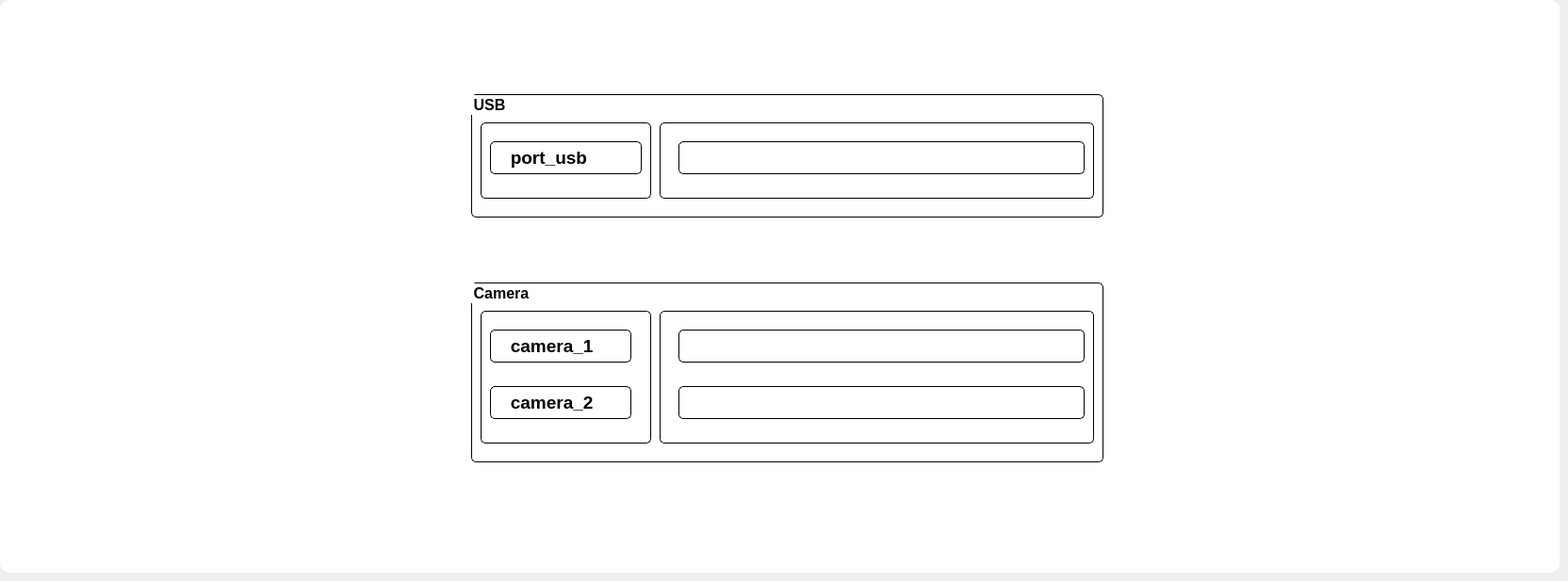
          <widget class="QWidget" name="tab_6">
           <property name="styleSheet">
            <string notr="true">border:none;</string>
           </property>
           <attribute name="icon">
            <iconset>
             <normaloff>D:/backup_robot_tieptan/letan_10062024/table_else.png</normaloff>D:/backup_robot_tieptan/letan_10062024/table_else.png</iconset>
           </attribute>
           <attribute name="title">
            <string>    ROBOT  </string>
           </attribute>
           <widget class="QFrame" name="frame_15">
            <property name="geometry">
             <rect>
              <x>0</x>
              <y>0</y>
              <width>1655</width>
              <height>608</height>
             </rect>
            </property>
            <property name="styleSheet">
             <string notr="true"> background-color: rgb(255,255,255);
 border-radius: 10px;</string>
            </property>
            <property name="frameShape">
             <enum>QFrame::StyledPanel</enum>
            </property>
            <property name="frameShadow">
             <enum>QFrame::Raised</enum>
            </property>
            <widget class="QGroupBox" name="groupBox_16">
             <property name="geometry">
              <rect>
               <x>500</x>
               <y>100</y>
               <width>671</width>
               <height>131</height>
              </rect>
             </property>
             <property name="font">
              <font>
               <pointsize>12</pointsize>
               <weight>75</weight>
               <bold>true</bold>
              </font>
             </property>
             <property name="styleSheet">
              <string notr="true">gridline-color: rgb(0, 0, 0);
selection-color: rgb(85, 170, 255);
border: 1px solid black;
border-radius: 5px;
</string>
             </property>
             <property name="title">
              <string>USB</string>
             </property>
             <property name="alignment">
              <set>Qt::AlignLeading|Qt::AlignLeft|Qt::AlignVCenter</set>
             </property>
             <widget class="QWidget" name="widget_38" native="true">
              <property name="geometry">
               <rect>
                <x>10</x>
                <y>30</y>
                <width>181</width>
                <height>81</height>
               </rect>
              </property>
              <widget class="QLabel" name="label_50">
               <property name="geometry">
                <rect>
                 <x>10</x>
                 <y>20</y>
                 <width>161</width>
                 <height>35</height>
                </rect>
               </property>
               <property name="font">
                <font>
                 <pointsize>14</pointsize>
                 <weight>75</weight>
                 <bold>true</bold>
                </font>
               </property>
               <property name="text">
                <string>   port_usb</string>
               </property>
              </widget>
             </widget>
             <widget class="QWidget" name="widget_39" native="true">
              <property name="geometry">
               <rect>
                <x>200</x>
                <y>30</y>
                <width>461</width>
                <height>81</height>
               </rect>
              </property>
              <widget class="QWidget" name="widget_40" native="true">
               <property name="geometry">
                <rect>
                 <x>20</x>
                 <y>20</y>
                 <width>431</width>
                 <height>35</height>
                </rect>
               </property>
              </widget>
             </widget>
            </widget>
            <widget class="QGroupBox" name="groupBox_17">
             <property name="geometry">
              <rect>
               <x>500</x>
               <y>300</y>
               <width>671</width>
               <height>191</height>
              </rect>
             </property>
             <property name="font">
              <font>
               <pointsize>12</pointsize>
               <weight>75</weight>
               <bold>true</bold>
              </font>
             </property>
             <property name="styleSheet">
              <string notr="true">gridline-color: rgb(0, 0, 0);
selection-color: rgb(85, 170, 255);
border: 1px solid black;
border-radius: 5px;</string>
             </property>
             <property name="title">
              <string>Camera</string>
             </property>
             <property name="alignment">
              <set>Qt::AlignLeading|Qt::AlignLeft|Qt::AlignVCenter</set>
             </property>
             <widget class="QWidget" name="widget_41" native="true">
              <property name="geometry">
               <rect>
                <x>10</x>
                <y>30</y>
                <width>181</width>
                <height>141</height>
               </rect>
              </property>
              <widget class="QLabel" name="label_51">
               <property name="geometry">
                <rect>
                 <x>10</x>
                 <y>20</y>
                 <width>150</width>
                 <height>35</height>
                </rect>
               </property>
               <property name="font">
                <font>
                 <pointsize>14</pointsize>
                 <weight>75</weight>
                 <bold>true</bold>
                </font>
               </property>
               <property name="text">
                <string>   camera_1</string>
               </property>
              </widget>
              <widget class="QLabel" name="label_52">
               <property name="geometry">
                <rect>
                 <x>10</x>
                 <y>80</y>
                 <width>150</width>
                 <height>35</height>
                </rect>
               </property>
               <property name="font">
                <font>
                 <pointsize>14</pointsize>
                 <weight>75</weight>
                 <bold>true</bold>
                </font>
               </property>
               <property name="text">
                <string>   camera_2</string>
               </property>
              </widget>
             </widget>
             <widget class="QWidget" name="widget_42" native="true">
              <property name="geometry">
               <rect>
                <x>200</x>
                <y>30</y>
                <width>461</width>
                <height>141</height>
               </rect>
              </property>
              <widget class="QWidget" name="widget_43" native="true">
               <property name="geometry">
                <rect>
                 <x>20</x>
                 <y>20</y>
                 <width>431</width>
                 <height>35</height>
                </rect>
               </property>
              </widget>
              <widget class="QWidget" name="widget_44" native="true">
               <property name="geometry">
                <rect>
                 <x>20</x>
                 <y>80</y>
                 <width>431</width>
                 <height>35</height>
                </rect>
               </property>
              </widget>
             </widget>
            </widget>
           </widget>
          </widget>
